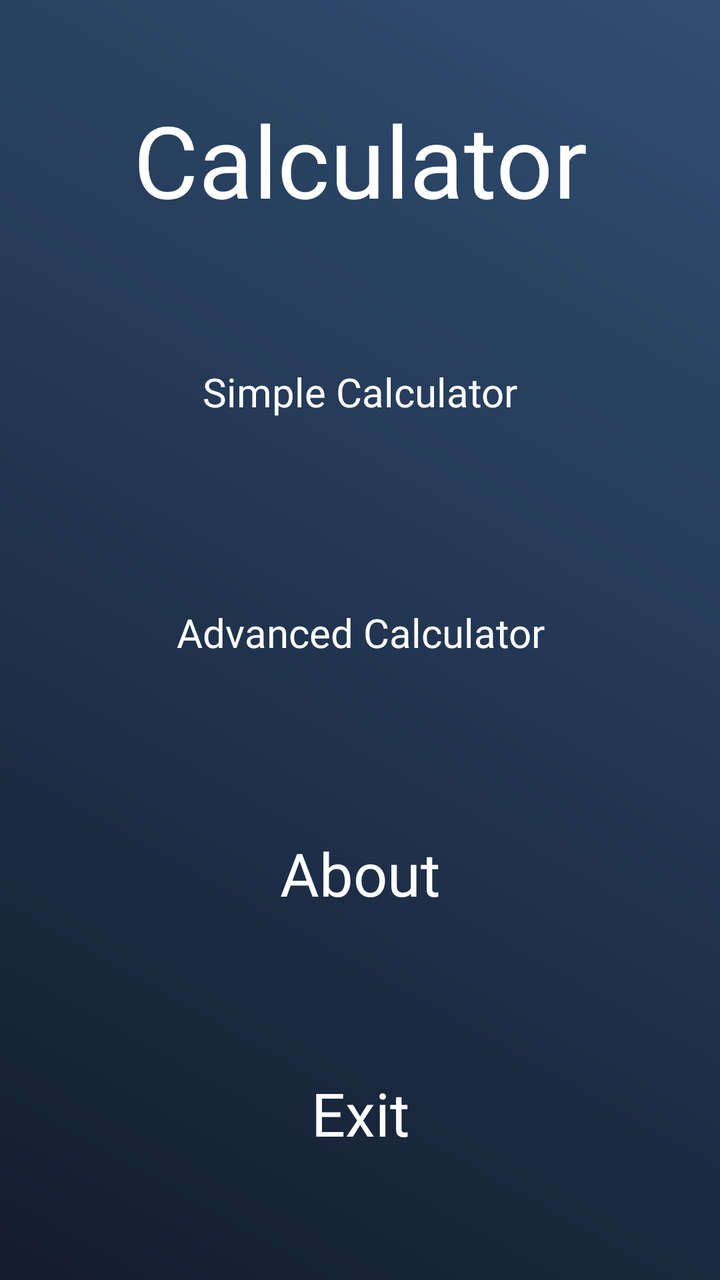
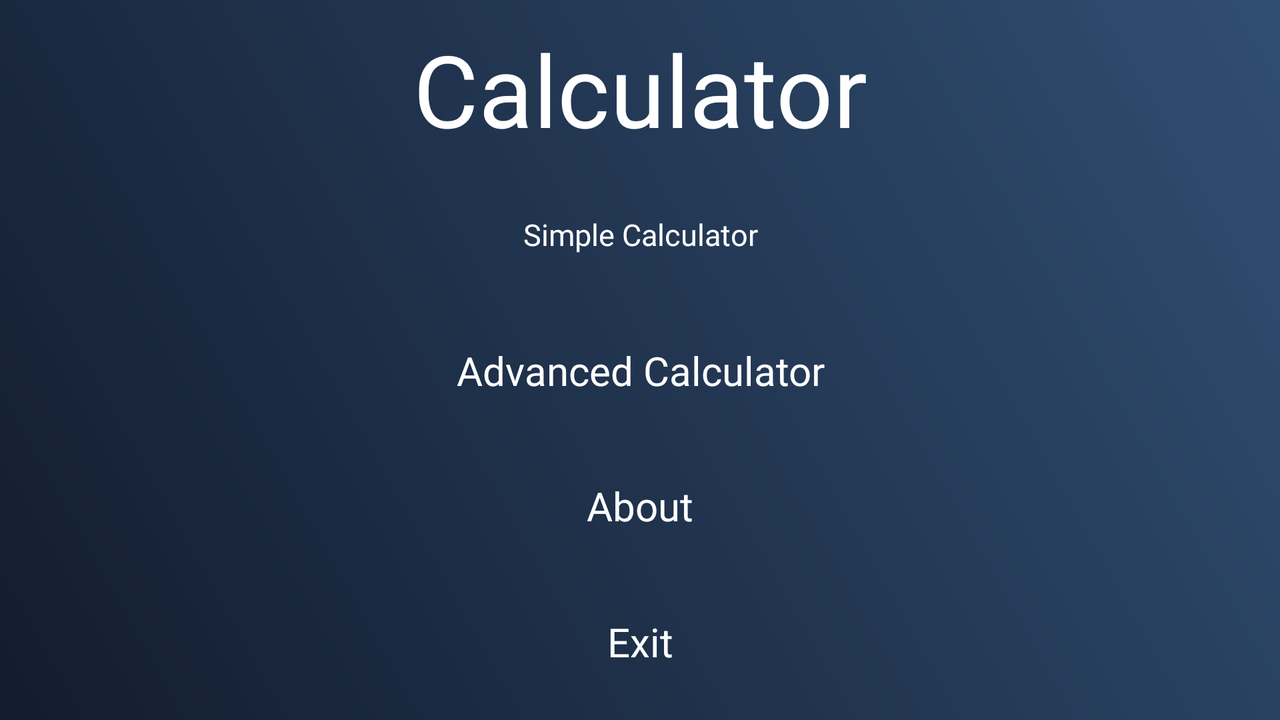

First picture: res/layout/ on a phone held upright. Second picture: the repository's own variant of that layout, on a device whose configuration matches the variant's folder. Source for both follows.
<!-- AndroidManifest.xml: application theme Theme.AppCompat.Light.DarkActionBar -->
<!-- res/layout/activity_main.xml -->
<?xml version="1.0" encoding="utf-8"?>
<androidx.constraintlayout.widget.ConstraintLayout xmlns:android="http://schemas.android.com/apk/res/android"
    xmlns:app="http://schemas.android.com/apk/res-auto"
    xmlns:tools="http://schemas.android.com/tools"
    android:id="@+id/main"
    android:layout_width="match_parent"
    android:layout_height="match_parent"
    android:background="@drawable/gradient_background"
    tools:context=".MainActivity"
    android:orientation="vertical">


    <TextView
        android:id="@+id/text_title"
        android:layout_width="match_parent"
        android:layout_height="wrap_content"
        android:text="@string/app_name"
        android:textColor="@color/white"
        android:gravity="center"
        android:textSize="50sp"
        app:layout_constraintStart_toStartOf="parent"
        app:layout_constraintEnd_toEndOf="parent"
        app:layout_constraintTop_toTopOf="parent"
        app:layout_constraintBottom_toTopOf="@+id/btn_simpleCalculator" />

    <Button
        style="@style/PrimaryButtonStyle"
        android:id="@+id/btn_simpleCalculator"
        android:layout_width="0dp"
        android:layout_height="0dp"
        android:layout_marginTop="60sp"
        android:text="@string/simple_calculator"
        app:layout_constraintBottom_toTopOf="@+id/btn_advancedCalculator"
        app:layout_constraintEnd_toEndOf="parent"
        app:layout_constraintHeight_percent="0.1"
        app:layout_constraintStart_toStartOf="parent"
        app:layout_constraintTop_toBottomOf="@+id/text_title"
        app:layout_constraintWidth_percent="0.6"
        android:textSize="20sp"/>

    <Button
        style="@style/PrimaryButtonStyle"
        android:id="@+id/btn_advancedCalculator"
        android:layout_width="0dp"
        android:layout_height="0dp"
        android:text="@string/advanced_calculator"
        app:layout_constraintWidth_percent="0.6"
        app:layout_constraintHeight_percent="0.1"
        app:layout_constraintStart_toStartOf="parent"
        app:layout_constraintEnd_toEndOf="parent"
        app:layout_constraintTop_toBottomOf="@+id/btn_simpleCalculator"
        app:layout_constraintBottom_toTopOf="@+id/btn_about"
        android:textSize="20sp"/>

    <Button
        style="@style/PrimaryButtonStyle"
        android:id="@+id/btn_about"
        android:layout_width="0dp"
        android:layout_height="0dp"
        android:text="@string/about"
        app:layout_constraintWidth_percent="0.6"
        app:layout_constraintHeight_percent="0.1"
        app:layout_constraintStart_toStartOf="parent"
        app:layout_constraintEnd_toEndOf="parent"
        app:layout_constraintTop_toBottomOf="@+id/btn_advancedCalculator"
        app:layout_constraintBottom_toTopOf="@+id/btn_exit" />

    <Button
        style="@style/PrimaryButtonStyle"
        android:id="@+id/btn_exit"
        android:layout_width="0dp"
        android:layout_height="0dp"
        android:layout_marginTop="8dp"
        android:layout_marginBottom="70sp"
        android:stateListAnimator="@android:anim/fade_in"
        android:text="@string/exit"
        app:layout_constraintBottom_toBottomOf="parent"
        app:layout_constraintEnd_toEndOf="parent"
        app:layout_constraintHeight_percent="0.1"
        app:layout_constraintStart_toStartOf="parent"
        app:layout_constraintTop_toBottomOf="@+id/btn_about"
        app:layout_constraintWidth_percent="0.6" />


</androidx.constraintlayout.widget.ConstraintLayout>
<!-- resources referenced by this layout -->
<resources>
  <color name="white">#FFFFFFFF</color>
  <!-- drawable gradient_background (drawable) -->
  <?xml version="1.0" encoding="utf-8"?>
  <shape xmlns:android="http://schemas.android.com/apk/res/android">
      <gradient
          android:endColor="#304E72"
          android:startColor="#131C2E"
          android:angle="45" />
  </shape>
  <string name="about">About</string>
  <string name="advanced_calculator">Advanced Calculator</string>
  <string name="app_name">Calculator</string>
  <string name="exit">Exit</string>
  <string name="simple_calculator">Simple Calculator</string>
  <style name="PrimaryButtonStyle" parent="Theme.AppCompat.Light.NoActionBar">
          <item name="android:textColor">#FFFFFF</item>
          <item name="android:background">@drawable/btn_primary</item>
          <item name="android:textSize">30sp</item>
          <item name="android:padding">10sp</item>
          <item name="android:layout_margin">5dp</item>
          <item name="android:gravity">center</item>
          <item name="fontFamily">@font/montserrat_medium</item>
      </style>
</resources>
<!-- res/layout-land/activity_main.xml (the repository's variant of the layout above) -->
<!-- drawn on the phone turned sideways -->
<?xml version="1.0" encoding="utf-8"?>
<androidx.constraintlayout.widget.ConstraintLayout xmlns:android="http://schemas.android.com/apk/res/android"
    xmlns:app="http://schemas.android.com/apk/res-auto"
    xmlns:tools="http://schemas.android.com/tools"
    android:id="@+id/main"
    android:layout_width="match_parent"
    android:layout_height="match_parent"
    android:background="@drawable/gradient_background"
    tools:context=".MainActivity"
    android:orientation="horizontal">


    <TextView
        android:id="@+id/text_title"
        android:layout_width="match_parent"
        android:layout_height="wrap_content"
        android:text="@string/app_name"
        android:textColor="@color/white"
        android:gravity="center"
        android:textSize="50sp"
        app:layout_constraintStart_toStartOf="parent"
        app:layout_constraintEnd_toEndOf="parent"
        app:layout_constraintTop_toTopOf="parent"
        app:layout_constraintBottom_toTopOf="@+id/btn_simpleCalculator"
        />

    <Button
        android:id="@+id/btn_simpleCalculator"
        android:layout_width="0dp"
        android:layout_height="0dp"
        android:layout_marginTop="60sp"
        android:text="@string/simple_calculator"
        style="@style/PrimaryButtonStyle"
        app:layout_constraintBottom_toTopOf="@+id/btn_advancedCalculator"
        app:layout_constraintEnd_toEndOf="parent"
        app:layout_constraintHeight_percent="0.13"
        app:layout_constraintStart_toStartOf="parent"
        app:layout_constraintTop_toBottomOf="@+id/text_title"
        app:layout_constraintWidth_percent="0.4"

        android:textSize="15sp"/>

    <Button
        android:id="@+id/btn_advancedCalculator"
        style="@style/PrimaryButtonStyle"
        android:layout_width="0dp"
        android:layout_height="0dp"
        android:text="@string/advanced_calculator"
        app:layout_constraintWidth_percent="0.4"
        app:layout_constraintHeight_percent="0.13"
        app:layout_constraintStart_toStartOf="parent"
        app:layout_constraintEnd_toEndOf="parent"
        app:layout_constraintTop_toBottomOf="@+id/btn_simpleCalculator"
        app:layout_constraintBottom_toTopOf="@+id/btn_about"
        android:textSize="20sp" />

    <Button
        android:id="@+id/btn_about"
        android:layout_width="0dp"
        android:layout_height="0dp"
        style="@style/PrimaryButtonStyle"
        android:text="@string/about"
        app:layout_constraintWidth_percent="0.4"
        app:layout_constraintHeight_percent="0.13"
        app:layout_constraintStart_toStartOf="parent"
        app:layout_constraintEnd_toEndOf="parent"
        app:layout_constraintTop_toBottomOf="@+id/btn_advancedCalculator"
        app:layout_constraintBottom_toTopOf="@+id/btn_exit"
        android:textSize="20sp" />

    <Button
        android:id="@+id/btn_exit"
        style="@style/PrimaryButtonStyle"
        android:layout_width="0dp"
        android:layout_height="0dp"
        android:layout_marginTop="8dp"
        android:layout_marginBottom="70sp"
        android:stateListAnimator="@android:anim/fade_in"
        android:text="@string/exit"
        app:layout_constraintBottom_toBottomOf="parent"
        app:layout_constraintEnd_toEndOf="parent"
        app:layout_constraintHeight_percent="0.13"
        app:layout_constraintStart_toStartOf="parent"
        app:layout_constraintTop_toBottomOf="@+id/btn_about"
        app:layout_constraintWidth_percent="0.4"
        android:textSize="20sp" />


</androidx.constraintlayout.widget.ConstraintLayout>
